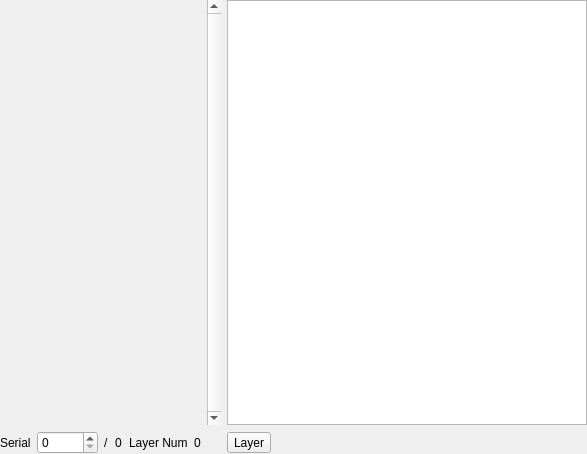
<?xml version="1.0" encoding="UTF-8"?>
<ui version="4.0">
 <class>TeSampWidget</class>
 <widget class="QWidget" name="TeSampWidget">
  <property name="geometry">
   <rect>
    <x>0</x>
    <y>0</y>
    <width>587</width>
    <height>454</height>
   </rect>
  </property>
  <property name="windowTitle">
   <string>Form</string>
  </property>
  <layout class="QGridLayout" name="gridLayout" columnstretch="1,1,1,1,1,1,1,0">
   <property name="leftMargin">
    <number>0</number>
   </property>
   <property name="topMargin">
    <number>0</number>
   </property>
   <property name="rightMargin">
    <number>0</number>
   </property>
   <property name="bottomMargin">
    <number>0</number>
   </property>
   <item row="0" column="0" colspan="6">
    <widget class="TeSampBrowser" name="m_Browse" native="true"/>
   </item>
   <item row="1" column="0">
    <widget class="QLabel" name="label_2">
     <property name="text">
      <string>Serial</string>
     </property>
    </widget>
   </item>
   <item row="1" column="4">
    <widget class="QLabel" name="label_3">
     <property name="text">
      <string>Layer Num</string>
     </property>
    </widget>
   </item>
   <item row="1" column="5">
    <widget class="QLabel" name="m_LayerLabel">
     <property name="text">
      <string notr="true">0</string>
     </property>
    </widget>
   </item>
   <item row="1" column="3">
    <widget class="QLabel" name="m_NumLabel">
     <property name="text">
      <string notr="true">0</string>
     </property>
    </widget>
   </item>
   <item row="0" column="7">
    <widget class="QListWidget" name="m_LayerWidget">
     <property name="minimumSize">
      <size>
       <width>360</width>
       <height>0</height>
      </size>
     </property>
    </widget>
   </item>
   <item row="1" column="2">
    <widget class="QLabel" name="label">
     <property name="sizePolicy">
      <sizepolicy hsizetype="Fixed" vsizetype="Preferred">
       <horstretch>0</horstretch>
       <verstretch>0</verstretch>
      </sizepolicy>
     </property>
     <property name="text">
      <string>/</string>
     </property>
    </widget>
   </item>
   <item row="1" column="7">
    <widget class="QToolButton" name="toolButton">
     <property name="sizePolicy">
      <sizepolicy hsizetype="Fixed" vsizetype="Fixed">
       <horstretch>0</horstretch>
       <verstretch>0</verstretch>
      </sizepolicy>
     </property>
     <property name="text">
      <string>Layer</string>
     </property>
    </widget>
   </item>
   <item row="1" column="1">
    <widget class="QSpinBox" name="m_NumBox">
     <property name="sizePolicy">
      <sizepolicy hsizetype="Expanding" vsizetype="Fixed">
       <horstretch>0</horstretch>
       <verstretch>0</verstretch>
      </sizepolicy>
     </property>
     <property name="maximum">
      <number>10000</number>
     </property>
    </widget>
   </item>
   <item row="0" column="6">
    <widget class="QScrollBar" name="scrollBar">
     <property name="maximum">
      <number>0</number>
     </property>
     <property name="orientation">
      <enum>Qt::Vertical</enum>
     </property>
    </widget>
   </item>
  </layout>
 </widget>
 <customwidgets>
  <customwidget>
   <class>TeSampBrowser</class>
   <extends>QWidget</extends>
   <header>tesampbrowser.h</header>
   <container>1</container>
  </customwidget>
 </customwidgets>
 <resources/>
 <connections/>
</ui>
